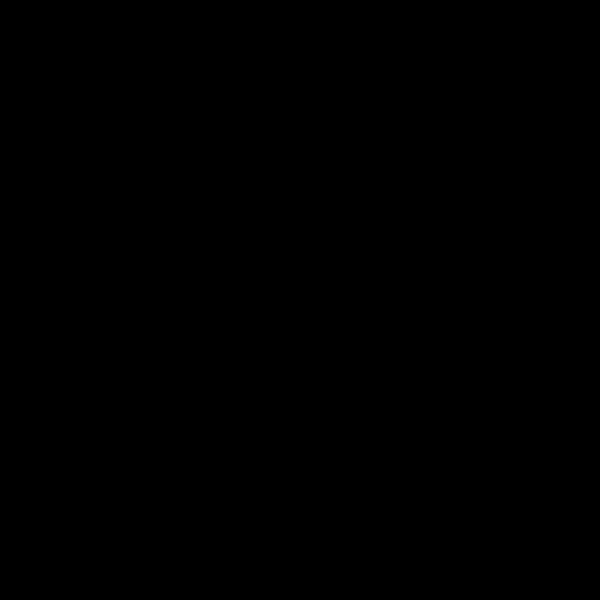
Frame 1 (no input)
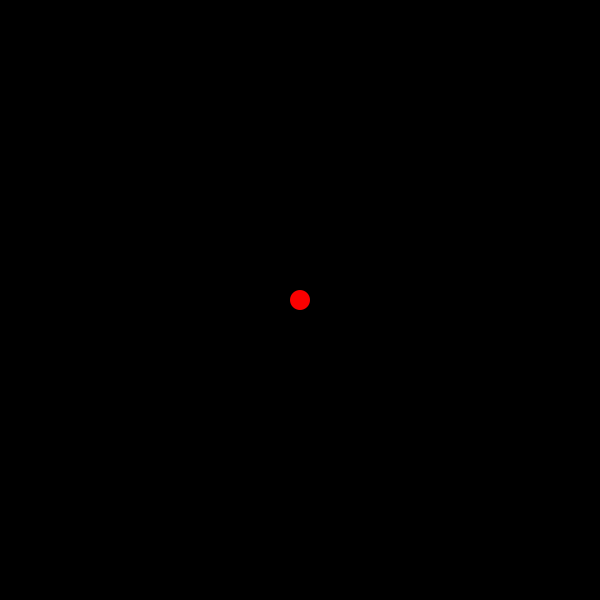
Frame 60 (the mouse pressed at the canvas centre just before this capture)
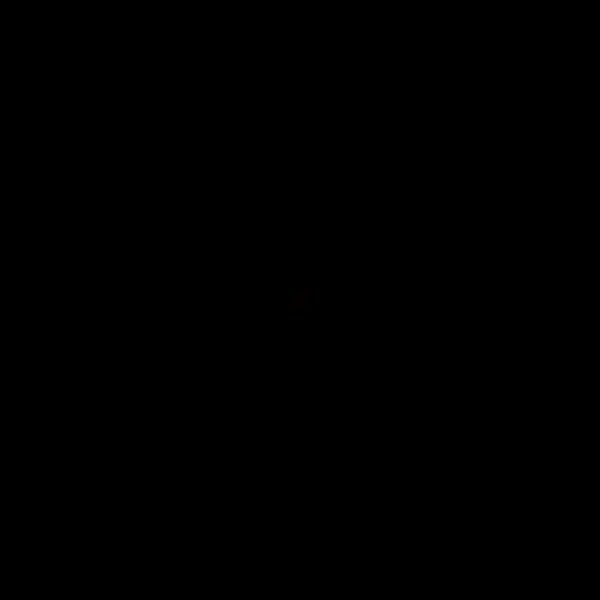
Frame 120 (the mouse held since frame 60 and released just before this capture)

The Processing sketch that drew these frames (run headless with seeded random() and noise(); from frame 60 on, the mouse is pressed at the canvas centre):

// Processing sketch: easings_LED
// ── easings_LED.pde
// A float version of the internal map function from https://forum.arduino.cc/t/arduino-map-function-for-float-values/112888/5
static float mapf(float x, float in_min, float in_max, float out_min, float out_max) {
  return (x - in_min) * (out_max - out_min) / (in_max - in_min) + out_min;
}

// A series of easing functions from https://easings.net/

// Sine
float easeInSine(float x) {
  return 1 - cos((x * PI) / 2);
}

float easeOutSine(float x) {
  return sin((x * PI) / 2);
}

float easeInOutSine(float x) {
  return -(cos(PI * x) - 1) / 2;
}

// Cubic
float easeInCubic(float x) {
  return x * x * x;
}

float easeOutCubic(float x) {
  return 1 - pow(1 - x, 3);
}

float easeInOutCubic(float x) {
  return x < 0.5 ? 4 * x * x * x : 1 - pow(-2 * x + 2, 3) / 2;
}

// Quint
float easeInQuint(float x) {
  return x * x * x * x * x;
}

float easeOutQuint(float x) {
  return 1 - pow(1 - x, 5);
}

float easeInOutQuint(float x) {
  return x < 0.5 ? 16 * x * x * x * x * x : 1 - pow(-2 * x + 2, 5) / 2;
}

// Circ
float easeInCirc(float x) {
  return 1 - sqrt(1 - pow(x, 2));
}

float easeOutCirc(float x) {
  return sqrt(1 - pow(x - 1, 2));
}

float easeInOutCirc(float x) {
  return x < 0.5
    ? (1 - sqrt(1 - pow(2 * x, 2))) / 2
    : (sqrt(1 - pow(-2 * x + 2, 2)) + 1) / 2;
}

// Elastic
float easeInElastic(float x) {
  float c4 = (2 * PI) / 3;

  return x == 0
    ? 0
    : x == 1
    ? 1
    : -pow(2, 10 * x - 10) * sin((x * 10 - 10.75) * c4);
}

float easeOutElastic(float x) {
  float c4 = (2 * PI) / 3;

  return x == 0
    ? 0
    : x == 1
    ? 1
    : pow(2, -10 * x) * sin((x * 10 - 0.75) * c4) + 1;
}

float easeInOutElastic(float x) {
  float c5 = (2 * PI) / 4.5;

  return x == 0
    ? 0
    : x == 1
    ? 1
    : x < 0.5
    ? -(pow(2, 20 * x - 10) * sin((20 * x - 11.125) * c5)) / 2
    : (pow(2, -20 * x + 10) * sin((20 * x - 11.125) * c5)) / 2 + 1;
}

// Quad
float easeInQuad(float x) {
  return x * x;
}

float easeOutQuad(float x) {
  return 1 - (1 - x) * (1 - x);
}

float easeInOutQuad(float x) {
  return x < 0.5 ? 2 * x * x : 1 - pow(-2 * x + 2, 2) / 2;
}

// Quart
float easeInQuart(float x) {
  return x * x * x * x;
}

float easeOutQuart(float x) {
  return 1 - pow(1 - x, 4);
}

float easeInOutQuart(float x) {
  return x < 0.5 ? 8 * x * x * x * x : 1 - pow(-2 * x + 2, 4) / 2;
}

// Expo
float easeInExpo(float x) {
  return x == 0 ? 0 : pow(2, 10 * x - 10);
}

float easeOutExpo(float x) {
  return x == 1 ? 1 : 1 - pow(2, -10 * x);
}

float easeInOutExpo(float x) {
  return x == 0
    ? 0
    : x == 1
    ? 1
    : x < 0.5 ? pow(2, 20 * x - 10) / 2
    : (2 - pow(2, -20 * x + 10)) / 2;
}

// Back
float easeInBack(float x) {
  float c1 = 1.70158;
  float c3 = c1 + 1;

  return c3 * x * x * x - c1 * x * x;
}

float easeOutBack(float x) {
  float c1 = 1.70158;
  float c3 = c1 + 1;

  return 1 + c3 * pow(x - 1, 3) + c1 * pow(x - 1, 2);
}

float easeInOutBack(float x) {
  float c1 = 1.70158;
  float c2 = c1 * 1.525;

  return x < 0.5
    ? (pow(2 * x, 2) * ((c2 + 1) * 2 * x - c2)) / 2
    : (pow(2 * x - 2, 2) * ((c2 + 1) * (x * 2 - 2) + c2) + 2) / 2;
}

// Bounce
float easeInBounce(float x) {
  return 1 - easeOutBounce(1 - x);
}

float easeOutBounce(float x) {
  float n1 = 7.5625;
  float d1 = 2.75;

  if (x < 1 / d1) {
      return n1 * x * x;
  } else if (x < 2 / d1) {
      return n1 * (x -= 1.5 / d1) * x + 0.75;
  } else if (x < 2.5 / d1) {
      return n1 * (x -= 2.25 / d1) * x + 0.9375;
  } else {
      return n1 * (x -= 2.625 / d1) * x + 0.984375;
  }
}

float easeInOutBounce(float x) {
  return x < 0.5
    ? (1 - easeOutBounce(1 - 2 * x)) / 2
    : (1 + easeOutBounce(2 * x - 1)) / 2;
}

// make an array of the easing functions
float applyEasings(String easingName, float t) {
  switch (easingName) {
    case "easeInCirc":
      return easeInCirc(t); 
    case "easeOutCirc":
      return easeOutCirc(t); 
    case "easeInOutCirc":
      return easeInOutCirc(t); 
    case "easeInElastic":
      return easeInElastic(t); 
    case "easeOutElastic":
      return easeOutElastic(t); 
    case "easeInOutElastic":
      return easeInOutElastic(t);
    case "easeInQuad":
      return easeInQuad(t); 
    case "easeOutQuad":
      return easeOutQuad(t); 
    case "easeInOutQuad":
      return easeInOutQuad(t); 
    case "easeInQuart":
      return easeInQuart(t); 
    case "easeOutQuart":
      return easeOutQuart(t);
    case "easeInOutQuart":
      return easeInOutQuart(t);
    case "easeInExpo":
      return easeInExpo(t); 
    case "easeOutExpo":
      return easeOutExpo(t); 
    case "easeInOutExpo":
      return easeInOutExpo(t); 
    case "easeInBounce":
      return easeInBounce(t);
    case "easeOutBounce":
      return easeOutBounce(t);
    case "easeInOutBounce":
      return easeInOutBounce(t);
    default:
      return t; // Default to linear easing if easing function not found
  }
}

String easings[] = {
  "easeInSine",
  "easeOutSine",
  "easeInOutSine",
  "easeInCubic",
  "easeOutCubic",
  "easeInOutCubic",
  "easeInQuint",
  "easeOutQuint",
  "easeInOutQuint",
  "easeInCirc",
  "easeOutCirc",
  "easeInOutCirc",
  "easeInElastic",
  "easeOutElastic",
  "easeInOutElastic",
  "easeInQuad",
  "easeOutQuad",
  "easeInOutQuad",
  "easeInQuart",
  "easeOutQuart",
  "easeInOutQuart",
  "easeInExpo",
  "easeOutExpo",
  "easeInOutExpo",
  "easeInBounce",
  "easeOutBounce",
  "easeInOutBounce"
};

// Define some variables to control the animation
float startTime;
int dur = 1000; // 1 seconds
float amt = 0;
float startAmt = 0;
float endAmt = 1;
int index = 0;
boolean pingpong = false;

void setup() {
  size(600, 600);
  background(0);
  noStroke();
  startTime = millis();
}

void draw() {
  background(0);
  float elapsedTime = millis() - startTime;
  float t = min(elapsedTime / dur, 1);
  t = applyEasings(easings[index], t); // Apply easing
  amt = lerp(startAmt, endAmt, t); // Interpolate between startAmt and endAmt
  float LED_Val = mapf(amt, 0, 1, 0, 255);
  fill(255, 0, 0, LED_Val);
  fill(255, 0, 0, LED_Val);
  circle(width / 2, height / 2, 20);
  if (t >= 1) {
    startTime = millis();
    
    if (index < easings.length - 1) {
      index += 1;
      if (index % 2 == 0) {
        startAmt = 0;
        endAmt = 1;
      } else {
        startAmt = 1;
        endAmt = 0;
      }
    } else {
      index = 0;
      startAmt = 0;
      endAmt = 1;
    }
  }
}
